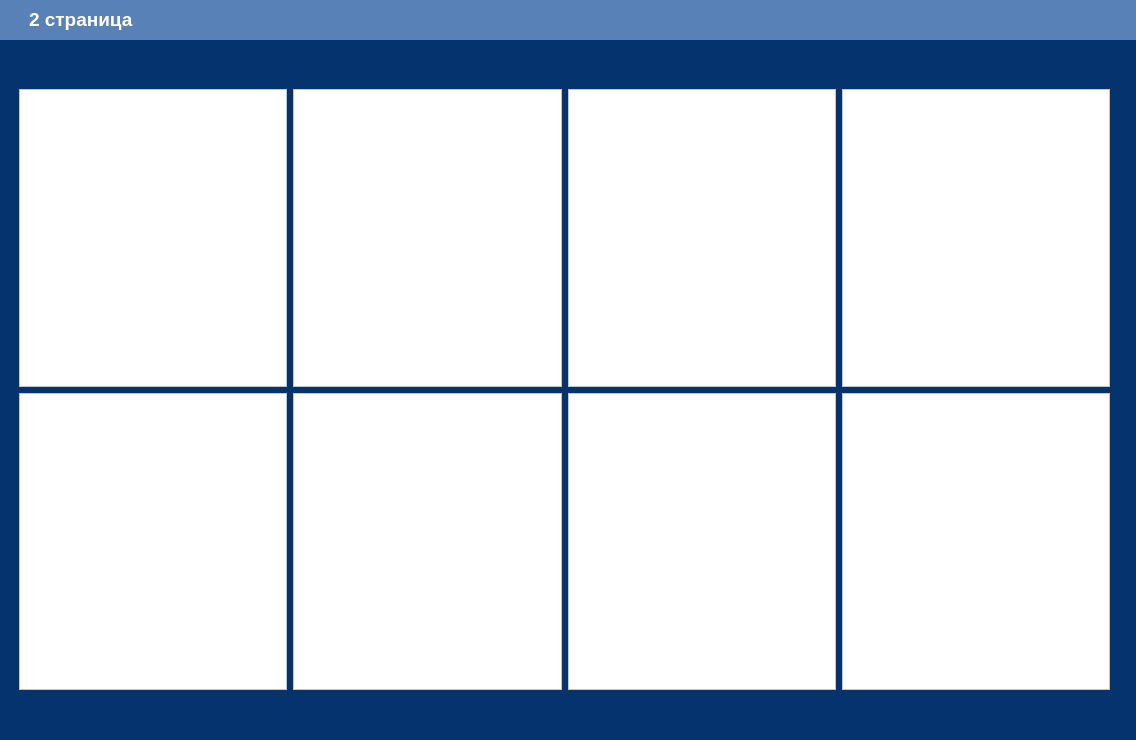
<?xml version="1.0" encoding="UTF-8"?>
<ui version="4.0">
 <class>Dialog</class>
 <widget class="QDialog" name="Dialog">
  <property name="geometry">
   <rect>
    <x>0</x>
    <y>0</y>
    <width>1136</width>
    <height>740</height>
   </rect>
  </property>
  <property name="windowTitle">
   <string>Dialog</string>
  </property>
  <widget class="QWidget" name="verticalLayoutWidget">
   <property name="geometry">
    <rect>
     <x>-1</x>
     <y>-1</y>
     <width>1141</width>
     <height>741</height>
    </rect>
   </property>
   <layout class="QVBoxLayout" name="verticalLayout">
    <item>
     <widget class="QStackedWidget" name="stackedWidget">
      <property name="styleSheet">
       <string notr="true">background-color: rgb(5, 51, 110);</string>
      </property>
      <property name="currentIndex">
       <number>1</number>
      </property>
      <widget class="QWidget" name="page">
       <widget class="QLabel" name="label_2">
        <property name="geometry">
         <rect>
          <x>0</x>
          <y>0</y>
          <width>1141</width>
          <height>41</height>
         </rect>
        </property>
        <property name="styleSheet">
         <string notr="true">background-color: rgb(88, 129, 183);</string>
        </property>
        <property name="text">
         <string/>
        </property>
       </widget>
       <widget class="QWidget" name="gridLayoutWidget">
        <property name="geometry">
         <rect>
          <x>20</x>
          <y>90</y>
          <width>1091</width>
          <height>601</height>
         </rect>
        </property>
        <layout class="QGridLayout" name="gridLayout">
         <item row="0" column="7">
          <widget class="QGraphicsView" name="graphicsView_2">
           <property name="styleSheet">
            <string notr="true">background-color: rgb(255, 255, 255);</string>
           </property>
          </widget>
         </item>
         <item row="1" column="7">
          <widget class="QGraphicsView" name="graphicsView">
           <property name="styleSheet">
            <string notr="true">background-color: rgb(255, 255, 255);</string>
           </property>
          </widget>
         </item>
         <item row="0" column="6">
          <widget class="QGraphicsView" name="graphicsView_5">
           <property name="styleSheet">
            <string notr="true">background-color: rgb(255, 255, 255);</string>
           </property>
          </widget>
         </item>
         <item row="1" column="4">
          <widget class="QGraphicsView" name="graphicsView_6">
           <property name="styleSheet">
            <string notr="true">background-color: rgb(255, 255, 255);</string>
           </property>
          </widget>
         </item>
         <item row="1" column="3">
          <widget class="QGraphicsView" name="graphicsView_3">
           <property name="styleSheet">
            <string notr="true">background-color: rgb(255, 255, 255);</string>
           </property>
          </widget>
         </item>
         <item row="1" column="6">
          <widget class="QGraphicsView" name="graphicsView_4">
           <property name="styleSheet">
            <string notr="true">background-color: rgb(255, 255, 255);</string>
           </property>
          </widget>
         </item>
         <item row="0" column="4">
          <widget class="QGraphicsView" name="graphicsView_8">
           <property name="styleSheet">
            <string notr="true">background-color: rgb(255, 255, 255);</string>
           </property>
          </widget>
         </item>
         <item row="0" column="3">
          <widget class="QGraphicsView" name="graphicsView_7">
           <property name="styleSheet">
            <string notr="true">background-color: rgb(255, 255, 255);</string>
           </property>
          </widget>
         </item>
        </layout>
       </widget>
       <widget class="QLabel" name="label_3">
        <property name="geometry">
         <rect>
          <x>30</x>
          <y>10</y>
          <width>121</width>
          <height>21</height>
         </rect>
        </property>
        <property name="font">
         <font>
          <family>Cantarell</family>
          <pointsize>14</pointsize>
          <weight>75</weight>
          <bold>true</bold>
         </font>
        </property>
        <property name="styleSheet">
         <string notr="true">color: rgb(255, 255, 255);
background-color: rgb(88, 129, 183);</string>
        </property>
        <property name="text">
         <string>1 страница</string>
        </property>
       </widget>
      </widget>
      <widget class="QWidget" name="page_2">
       <widget class="QLabel" name="label">
        <property name="geometry">
         <rect>
          <x>0</x>
          <y>0</y>
          <width>1141</width>
          <height>41</height>
         </rect>
        </property>
        <property name="styleSheet">
         <string notr="true">
background-color: rgb(88, 129, 183);</string>
        </property>
        <property name="text">
         <string/>
        </property>
       </widget>
       <widget class="QWidget" name="gridLayoutWidget_2">
        <property name="geometry">
         <rect>
          <x>20</x>
          <y>90</y>
          <width>1091</width>
          <height>601</height>
         </rect>
        </property>
        <layout class="QGridLayout" name="gridLayout_2">
         <item row="0" column="7">
          <widget class="QGraphicsView" name="graphicsView_9">
           <property name="styleSheet">
            <string notr="true">background-color: rgb(255, 255, 255);</string>
           </property>
          </widget>
         </item>
         <item row="1" column="7">
          <widget class="QGraphicsView" name="graphicsView_10">
           <property name="styleSheet">
            <string notr="true">background-color: rgb(255, 255, 255);</string>
           </property>
          </widget>
         </item>
         <item row="0" column="6">
          <widget class="QGraphicsView" name="graphicsView_11">
           <property name="styleSheet">
            <string notr="true">background-color: rgb(255, 255, 255);</string>
           </property>
          </widget>
         </item>
         <item row="1" column="4">
          <widget class="QGraphicsView" name="graphicsView_12">
           <property name="styleSheet">
            <string notr="true">background-color: rgb(255, 255, 255);</string>
           </property>
          </widget>
         </item>
         <item row="1" column="3">
          <widget class="QGraphicsView" name="graphicsView_13">
           <property name="styleSheet">
            <string notr="true">background-color: rgb(255, 255, 255);</string>
           </property>
          </widget>
         </item>
         <item row="1" column="6">
          <widget class="QGraphicsView" name="graphicsView_14">
           <property name="styleSheet">
            <string notr="true">background-color: rgb(255, 255, 255);</string>
           </property>
          </widget>
         </item>
         <item row="0" column="4">
          <widget class="QGraphicsView" name="graphicsView_15">
           <property name="styleSheet">
            <string notr="true">background-color: rgb(255, 255, 255);</string>
           </property>
          </widget>
         </item>
         <item row="0" column="3">
          <widget class="QGraphicsView" name="graphicsView_16">
           <property name="styleSheet">
            <string notr="true">background-color: rgb(255, 255, 255);</string>
           </property>
          </widget>
         </item>
        </layout>
       </widget>
       <widget class="QLabel" name="label_4">
        <property name="geometry">
         <rect>
          <x>30</x>
          <y>10</y>
          <width>121</width>
          <height>21</height>
         </rect>
        </property>
        <property name="font">
         <font>
          <family>Cantarell</family>
          <pointsize>14</pointsize>
          <weight>75</weight>
          <bold>true</bold>
         </font>
        </property>
        <property name="styleSheet">
         <string notr="true">color: rgb(255, 255, 255);
background-color: rgb(88, 129, 183);</string>
        </property>
        <property name="text">
         <string>2 страница</string>
        </property>
       </widget>
      </widget>
     </widget>
    </item>
   </layout>
  </widget>
 </widget>
 <resources/>
 <connections/>
</ui>
